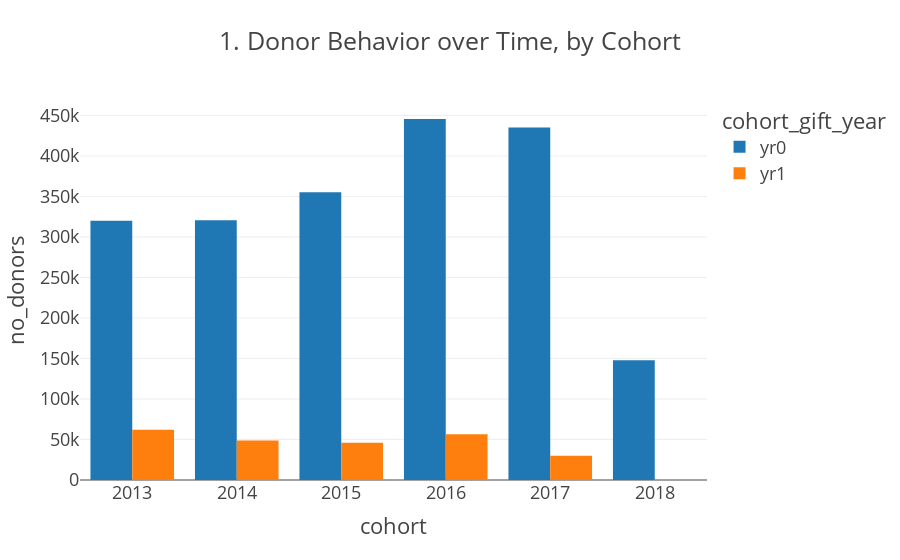
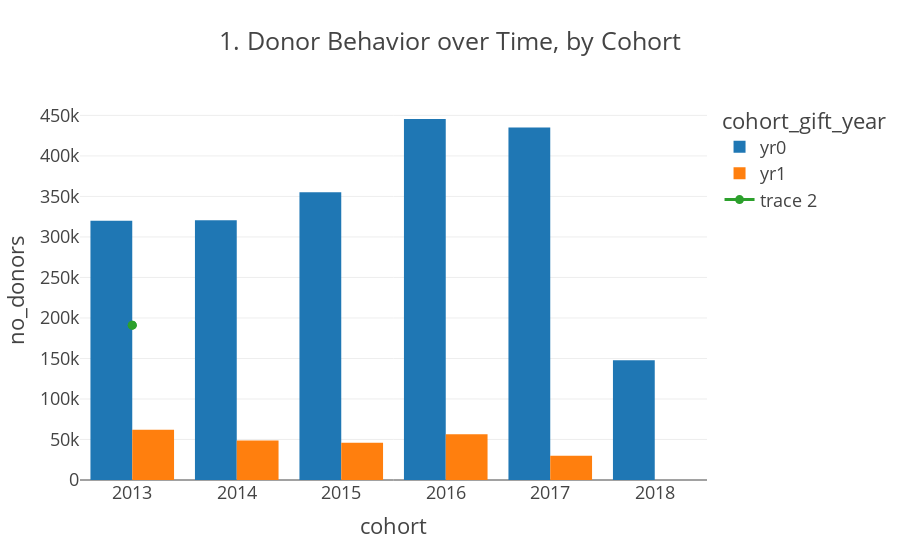

The cell these charts' notebook holds for them, in order:
### Code cell
# fig = px.scatter(
#     df, x='total_bill', y='tip', opacity=0.65,
#     trendline='ols', trendline_color_override='darkblue'
# )
#fig.data = []
df5.loc[:,"neg_yr"] = df5["neg_yr"].astype(int)

data=df5.groupby(['cohort_gift_year','cohort','neg_yr']).sum().reset_index().query('cohort_gift_year != "yr2" & cohort_gift_year != "yr3" & cohort_gift_year != "yr4" & neg_yr == 1')
x='cohort'

y="no_donors"
color="cohort_gift_year"

fig = px.bar(data, x=x, y=y, color=color,
            title="1. Donor Behavior over Time, by Cohort", barmode='group'
                # trendline='ols', trendline_color_override='darkblue'
            #color_continuous_scale="RdYlGn",                        
           # hover_data=['cohort', 'no_donors', 'count_yr2'],
            # labels={'cohort':'class'}, 
             #height=500
                )
fig.show()

help_fig = px.scatter(data.query('cohort == "2013"'), x=x, y=y, trendline="ols")
x_trend = help_fig["data"][1]['x']
y_trend = help_fig["data"][1]['y'].

fig.add_trace(go.Line(x=x_trend, y=y_trend))

### Figure 1 — Plotly figure (JSON) as saved in the notebook; plotly's stock layout.template omitted (floating-point values rounded to 4 significant figures)
{"data": [{"alignmentgroup": "True", "hovertemplate": "cohort_gift_year=yr0<br>cohort=%{x}<br>no_donors=%{y}<extra></extra>", "legendgroup": "yr0", "marker": {"color": "#1F77B4"}, "name": "yr0", "offsetgroup": "yr0", "orientation": "v", "showlegend": true, "textposition": "auto", "type": "bar", "x": ["2013", "2014", "2015", "2016", "2017", "2018"], "xaxis": "x", "y": [320069, 320673, 355137, 445598, 434991, 147945], "yaxis": "y"}, {"alignmentgroup": "True", "hovertemplate": "cohort_gift_year=yr1<br>cohort=%{x}<br>no_donors=%{y}<extra></extra>", "legendgroup": "yr1", "marker": {"color": "#FF7F0E"}, "name": "yr1", "offsetgroup": "yr1", "orientation": "v", "showlegend": true, "textposition": "auto", "type": "bar", "x": ["2013", "2014", "2015", "2016", "2017"], "xaxis": "x", "y": [62130, 48667, 46078, 56538, 29990], "yaxis": "y"}], "layout": {"barmode": "group", "legend": {"title": {"text": "cohort_gift_year"}, "tracegroupgap": 0}, "title": {"text": "1. Donor Behavior over Time, by Cohort"}, "xaxis": {"anchor": "y", "domain": [0, 1], "title": {"text": "cohort"}}, "yaxis": {"anchor": "x", "domain": [0, 1], "title": {"text": "no_donors"}}}}

### Figure 2 — Plotly figure (JSON) as saved in the notebook; plotly's stock layout.template omitted (floating-point values rounded to 4 significant figures)
{"data": [{"alignmentgroup": "True", "hovertemplate": "cohort_gift_year=yr0<br>cohort=%{x}<br>no_donors=%{y}<extra></extra>", "legendgroup": "yr0", "marker": {"color": "#1F77B4"}, "name": "yr0", "offsetgroup": "yr0", "orientation": "v", "showlegend": true, "textposition": "auto", "type": "bar", "x": ["2013", "2014", "2015", "2016", "2017", "2018"], "xaxis": "x", "y": [320069, 320673, 355137, 445598, 434991, 147945], "yaxis": "y"}, {"alignmentgroup": "True", "hovertemplate": "cohort_gift_year=yr1<br>cohort=%{x}<br>no_donors=%{y}<extra></extra>", "legendgroup": "yr1", "marker": {"color": "#FF7F0E"}, "name": "yr1", "offsetgroup": "yr1", "orientation": "v", "showlegend": true, "textposition": "auto", "type": "bar", "x": ["2013", "2014", "2015", "2016", "2017"], "xaxis": "x", "y": [62130, 48667, 46078, 56538, 29990], "yaxis": "y"}, {"type": "scatter", "x": [2013, 2013], "y": [191100.0, 191100.0]}], "layout": {"barmode": "group", "legend": {"title": {"text": "cohort_gift_year"}, "tracegroupgap": 0}, "title": {"text": "1. Donor Behavior over Time, by Cohort"}, "xaxis": {"anchor": "y", "domain": [0, 1], "title": {"text": "cohort"}}, "yaxis": {"anchor": "x", "domain": [0, 1], "title": {"text": "no_donors"}}}}
